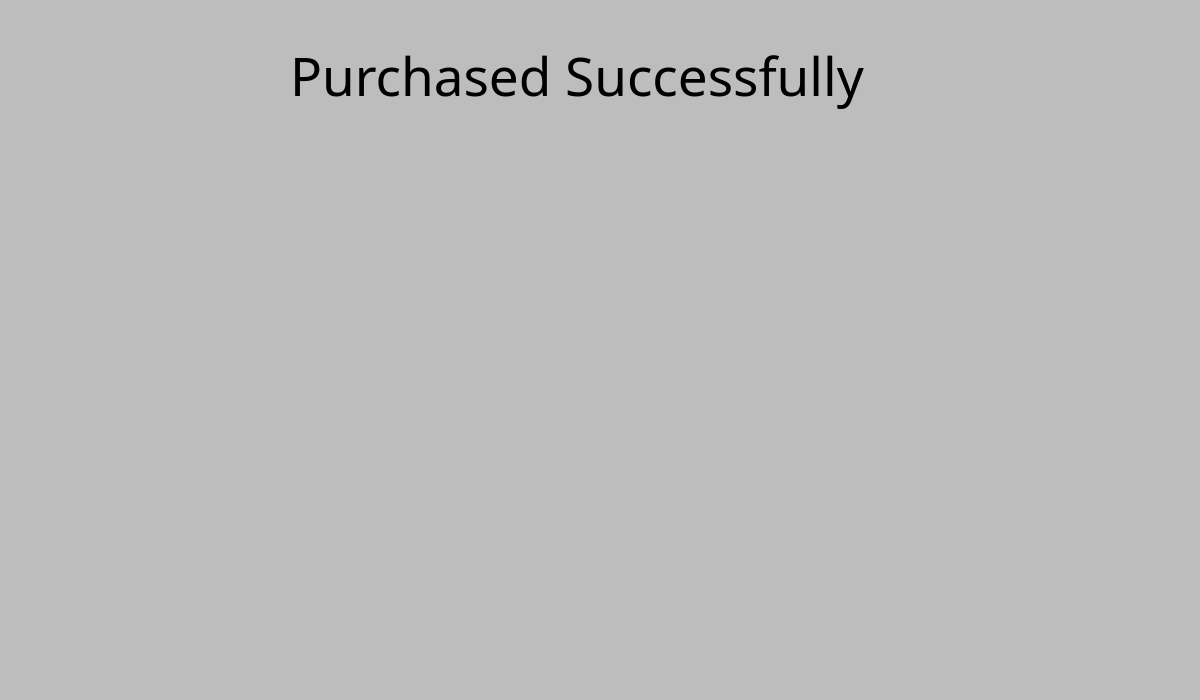
<?xml version="1.0" encoding="UTF-8"?>
<ui version="4.0">
 <class>verfication</class>
 <widget class="QDialog" name="verfication">
  <property name="geometry">
   <rect>
    <x>0</x>
    <y>0</y>
    <width>1200</width>
    <height>700</height>
   </rect>
  </property>
  <property name="windowTitle">
   <string>Dialog</string>
  </property>
  <property name="styleSheet">
   <string notr="true">background-color: #BDBDBD;</string>
  </property>
  <widget class="QLabel" name="label">
   <property name="geometry">
    <rect>
     <x>290</x>
     <y>30</y>
     <width>631</width>
     <height>91</height>
    </rect>
   </property>
   <property name="font">
    <font>
     <family>BAXAUTRIAL</family>
     <pointsize>40</pointsize>
    </font>
   </property>
   <property name="text">
    <string>Purchased Successfully</string>
   </property>
  </widget>
  <widget class="QPushButton" name="m1">
   <property name="geometry">
    <rect>
     <x>70</x>
     <y>40</y>
     <width>75</width>
     <height>71</height>
    </rect>
   </property>
   <property name="styleSheet">
    <string notr="true">background-color: #BDBDBD;
border-radius: 5;
border-image: url(:/images/img/left-arrow.png) 0 0 0 0 stretch stretch;
width: 50px;
height: 50px;</string>
   </property>
   <property name="text">
    <string/>
   </property>
  </widget>
  <widget class="QLabel" name="label_2">
   <property name="geometry">
    <rect>
     <x>370</x>
     <y>150</y>
     <width>641</width>
     <height>531</height>
    </rect>
   </property>
   <property name="text">
    <string/>
   </property>
  </widget>
  <widget class="QLabel" name="label_3">
   <property name="geometry">
    <rect>
     <x>360</x>
     <y>140</y>
     <width>641</width>
     <height>531</height>
    </rect>
   </property>
   <property name="text">
    <string/>
   </property>
  </widget>
  <widget class="QLabel" name="label_4">
   <property name="geometry">
    <rect>
     <x>360</x>
     <y>140</y>
     <width>641</width>
     <height>531</height>
    </rect>
   </property>
   <property name="text">
    <string/>
   </property>
  </widget>
  <widget class="QLabel" name="label_5">
   <property name="geometry">
    <rect>
     <x>360</x>
     <y>130</y>
     <width>641</width>
     <height>531</height>
    </rect>
   </property>
   <property name="text">
    <string/>
   </property>
  </widget>
 </widget>
 <resources/>
 <connections/>
</ui>
